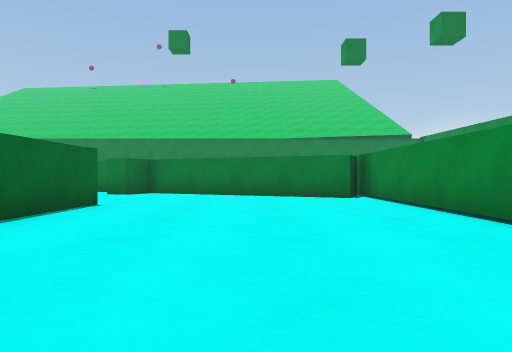
view 1 (above)

24 first-person views from a walk through a Unity game level. The camera is 0.51 m above the floor, looks level and sees 70° across. The floor is counted in squares, 1 m on a side. Each view is taken from the middle of a square. On the plan, view 1 faces up. The plan holds only what a view shows up to about 9 squares ahead; the rest is blank. The place goes on beyond the plan. The player is left out.

view 2
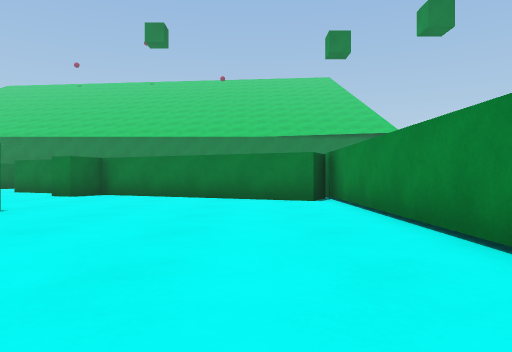

view 3
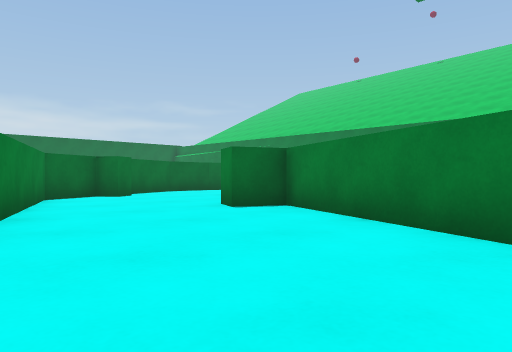

view 4
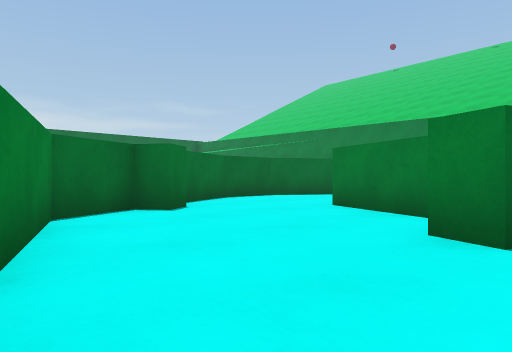

view 5
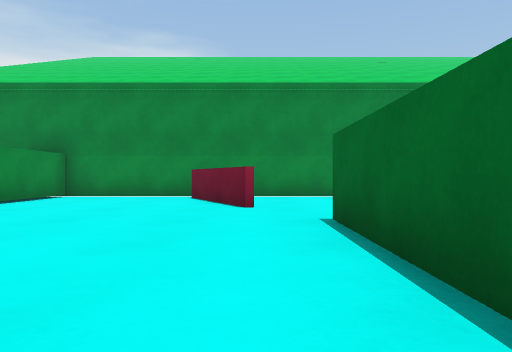

view 6
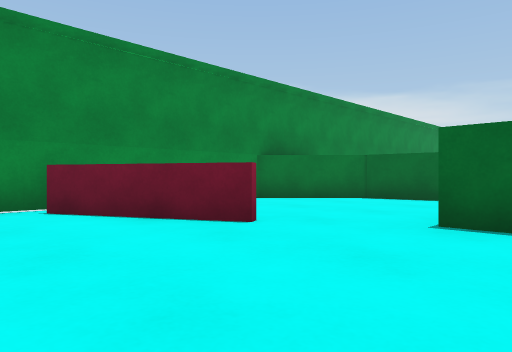

view 7
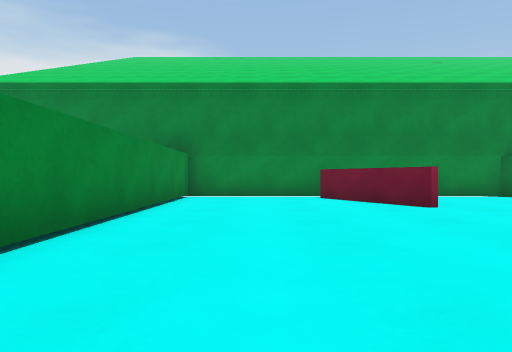

view 8
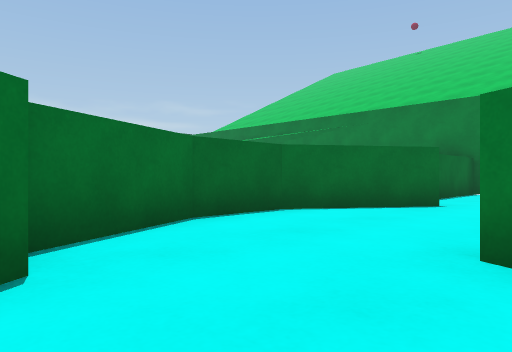

view 9
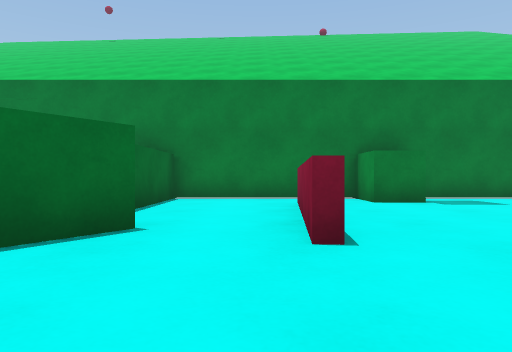

view 10
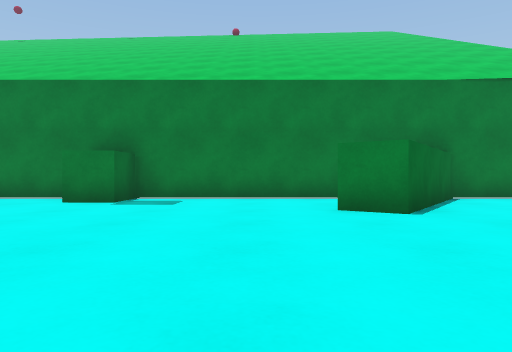

view 11
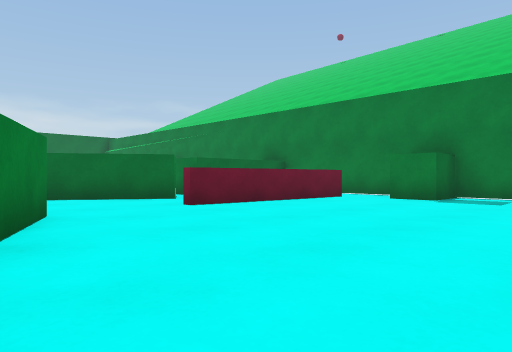

view 12
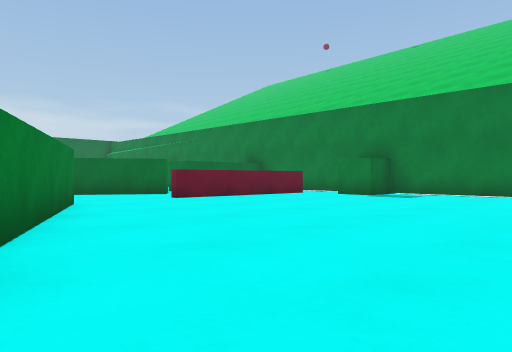

view 13
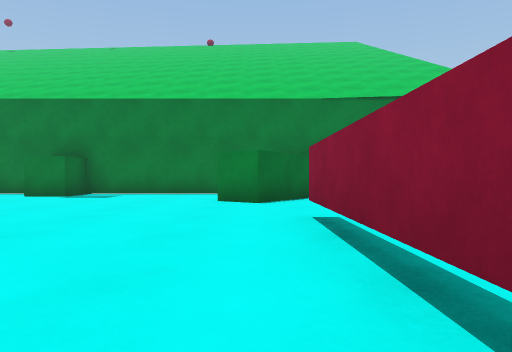

view 14
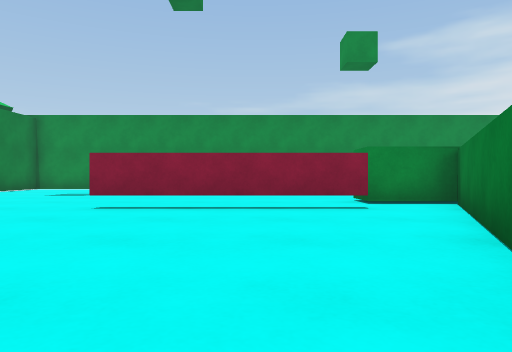

view 15
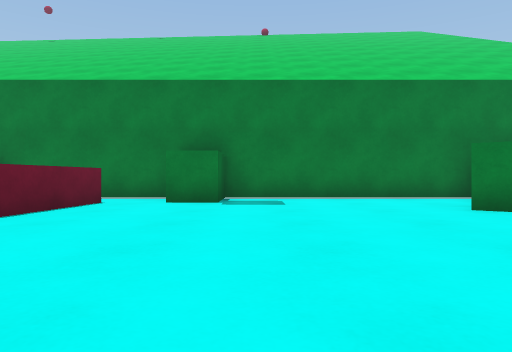

view 16
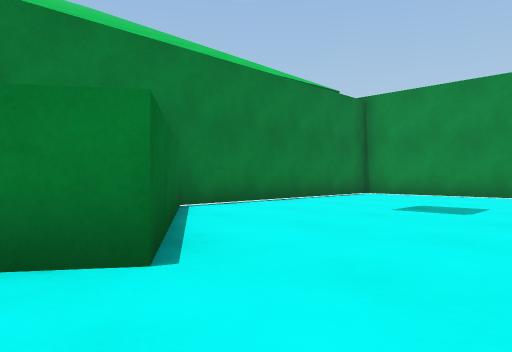

view 17
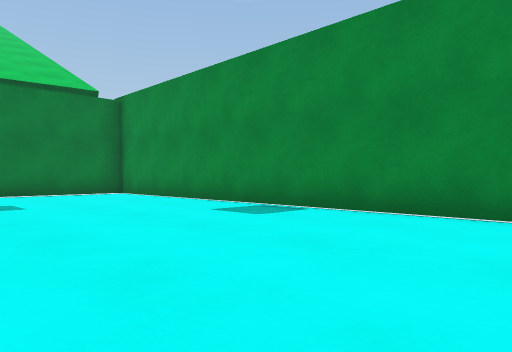

view 18
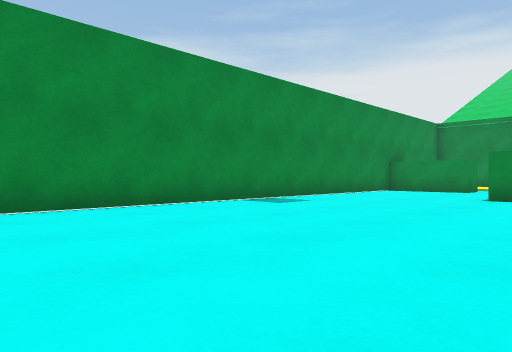

view 19
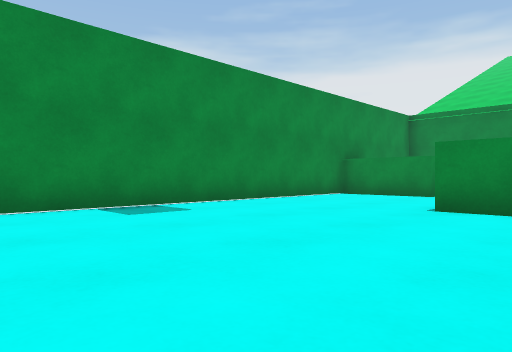

view 20
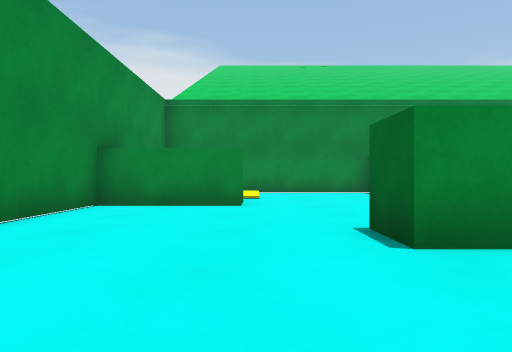

view 21
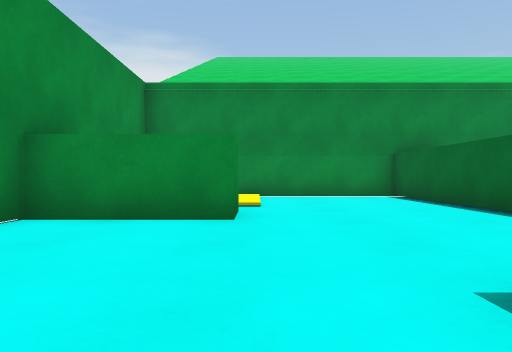

view 22
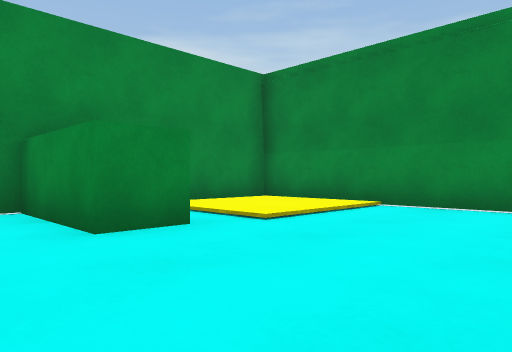

view 23
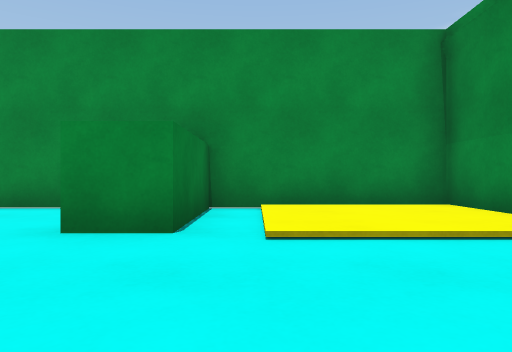

view 24
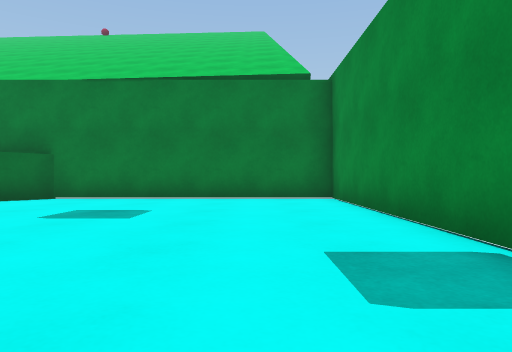

### Floor plan
Key: @ floor where view 1 was taken; # wall or solid block; . main floor; : floor 0.05 m higher than the main floor; / step, stairs or slope; B green block; T thing the floor can be seen under or through.
Columns run from 11 left of view 1 to 10 right of it. Each row starts with its distance up from view 1.
 22   #####B##############
 21   #....B.....##......#
 20   #..#.B.....#.......#
 19   #..#......##.......#
 18   #..#......#........#
 17   #..#...............#
 16   #..#...............#
 15  ##..........T.......#
 14 BB...........T.......#
 13  #...##......T.......#
 12  #...####....T.......#
 11  ##....B###..........#
 10    B...B..###.#......#
  9    #........###......#
  8    ##.........# .....#
  7     ####......# .....#
  6        ##.....#BBB...#
  5         #.....# .....#
  4         #.....#......#
  3         #.....#......#
  2      .........#....BB#
  1     #....#....#...///#
  0     #....##@..#.../::#
 -1     ##....#...#.../::#
 -2      #################

Positions as (right, up) in squares from view 1, and headings:
1: (0, 0), facing up
2: (1, 1), facing up
3: (1, 6), facing up-left
4: (-3, 7), facing up-left
5: (-2, 7), facing down
6: (1, 4), facing down-left
7: (1, 7), facing down
8: (-6, 10), facing up-left
9: (-7, 13), facing up
10: (-1, 13), facing up
11: (-1, 12), facing up-left
12: (1, 11), facing up-left
13: (1, 11), facing up
14: (-4, 13), facing right
15: (-3, 13), facing up
16: (0, 16), facing up-right
17: (5, 11), facing up-right
18: (4, 15), facing down-right
19: (4, 12), facing down-right
20: (7, 9), facing down
21: (7, 7), facing down
22: (4, 4), facing down-right
23: (4, 1), facing right
24: (8, 13), facing up
